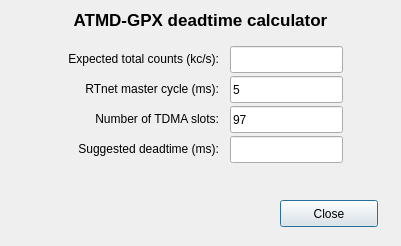
<?xml version="1.0" encoding="UTF-8"?>
<ui version="4.0">
 <class>dtcalculator</class>
 <widget class="QDialog" name="dtcalculator">
  <property name="geometry">
   <rect>
    <x>0</x>
    <y>0</y>
    <width>401</width>
    <height>246</height>
   </rect>
  </property>
  <property name="minimumSize">
   <size>
    <width>401</width>
    <height>246</height>
   </size>
  </property>
  <property name="maximumSize">
   <size>
    <width>401</width>
    <height>246</height>
   </size>
  </property>
  <property name="windowTitle">
   <string>Deadtime calculator</string>
  </property>
  <widget class="QLineEdit" name="counts">
   <property name="geometry">
    <rect>
     <x>230</x>
     <y>46</y>
     <width>113</width>
     <height>27</height>
    </rect>
   </property>
  </widget>
  <widget class="QLabel" name="label">
   <property name="geometry">
    <rect>
     <x>19</x>
     <y>50</y>
     <width>200</width>
     <height>17</height>
    </rect>
   </property>
   <property name="text">
    <string>Expected total counts (kc/s):</string>
   </property>
   <property name="alignment">
    <set>Qt::AlignRight|Qt::AlignTrailing|Qt::AlignVCenter</set>
   </property>
  </widget>
  <widget class="QLineEdit" name="cycle">
   <property name="geometry">
    <rect>
     <x>230</x>
     <y>76</y>
     <width>113</width>
     <height>27</height>
    </rect>
   </property>
   <property name="text">
    <string>5</string>
   </property>
  </widget>
  <widget class="QLineEdit" name="tdmaslots">
   <property name="geometry">
    <rect>
     <x>230</x>
     <y>106</y>
     <width>113</width>
     <height>27</height>
    </rect>
   </property>
   <property name="text">
    <string>97</string>
   </property>
  </widget>
  <widget class="QLineEdit" name="deadtime">
   <property name="geometry">
    <rect>
     <x>230</x>
     <y>136</y>
     <width>113</width>
     <height>27</height>
    </rect>
   </property>
   <property name="readOnly">
    <bool>true</bool>
   </property>
  </widget>
  <widget class="QLabel" name="label_2">
   <property name="geometry">
    <rect>
     <x>19</x>
     <y>80</y>
     <width>200</width>
     <height>17</height>
    </rect>
   </property>
   <property name="text">
    <string>RTnet master cycle (ms):</string>
   </property>
   <property name="alignment">
    <set>Qt::AlignRight|Qt::AlignTrailing|Qt::AlignVCenter</set>
   </property>
  </widget>
  <widget class="QLabel" name="label_3">
   <property name="geometry">
    <rect>
     <x>19</x>
     <y>110</y>
     <width>200</width>
     <height>17</height>
    </rect>
   </property>
   <property name="text">
    <string>Number of TDMA slots:</string>
   </property>
   <property name="alignment">
    <set>Qt::AlignRight|Qt::AlignTrailing|Qt::AlignVCenter</set>
   </property>
  </widget>
  <widget class="QLabel" name="label_4">
   <property name="geometry">
    <rect>
     <x>19</x>
     <y>140</y>
     <width>200</width>
     <height>17</height>
    </rect>
   </property>
   <property name="text">
    <string>Suggested deadtime (ms):</string>
   </property>
   <property name="alignment">
    <set>Qt::AlignRight|Qt::AlignTrailing|Qt::AlignVCenter</set>
   </property>
  </widget>
  <widget class="QLabel" name="label_5">
   <property name="geometry">
    <rect>
     <x>20</x>
     <y>10</y>
     <width>361</width>
     <height>20</height>
    </rect>
   </property>
   <property name="font">
    <font>
     <pointsize>13</pointsize>
     <weight>75</weight>
     <bold>true</bold>
    </font>
   </property>
   <property name="text">
    <string>ATMD-GPX deadtime calculator</string>
   </property>
   <property name="alignment">
    <set>Qt::AlignCenter</set>
   </property>
  </widget>
  <widget class="QPushButton" name="pb_close">
   <property name="geometry">
    <rect>
     <x>280</x>
     <y>200</y>
     <width>98</width>
     <height>27</height>
    </rect>
   </property>
   <property name="text">
    <string>Close</string>
   </property>
  </widget>
 </widget>
 <resources/>
 <connections/>
</ui>
